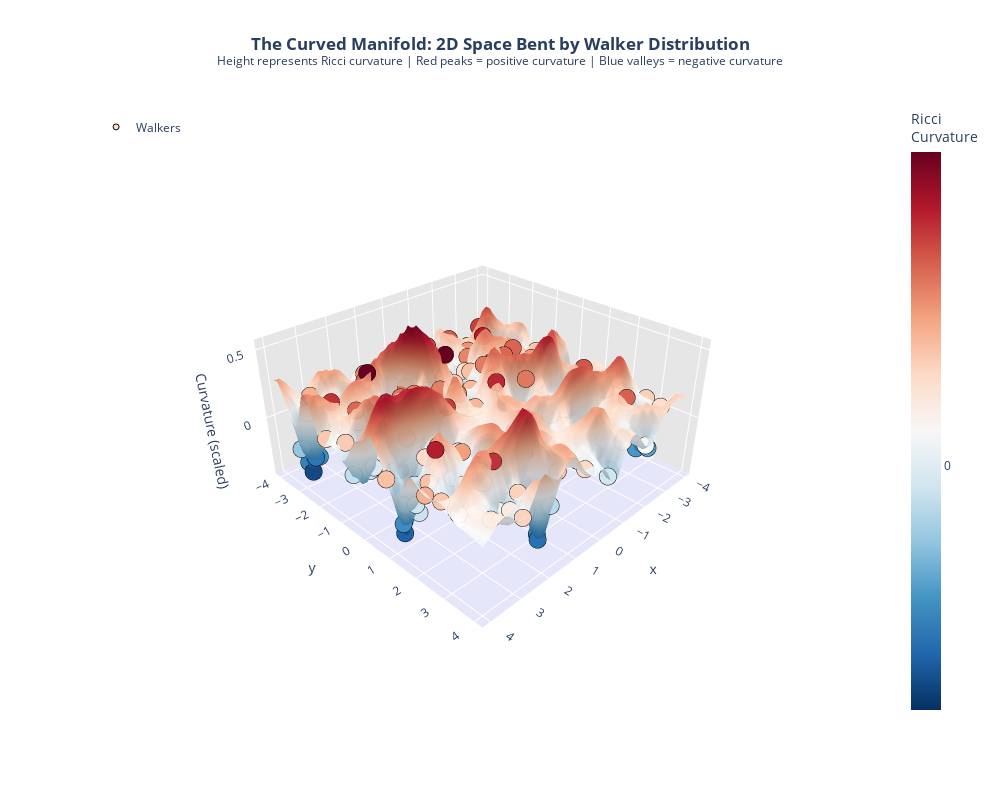

Here is the notebook cell this chart was saved with:
### Code cell
# Create beautiful 3D surface plot
fig = go.Figure()

# Add the curved manifold surface
fig.add_trace(go.Surface(
    x=X,
    y=Y,
    z=Z,
    colorscale='RdBu_r',  # Red = positive curvature (peaks), Blue = negative (valleys)
    colorbar=dict(
        title="Ricci<br>Curvature",
        #titleside="right",
        tickmode="linear",
    ),
    opacity=0.9,
    name="Curved Manifold",
    hovertemplate='<b>Position</b><br>' +
                  'x: %{x:.2f}<br>' +
                  'y: %{y:.2f}<br>' +
                  '<b>Curvature</b>: %{z:.4f}<extra></extra>',
))

# Project walkers onto the curved surface
# For each walker, find the height at their position by interpolating the curvature
walker_heights = []
for i in range(len(x_np)):
    # Find nearest grid point
    x_idx = np.argmin(np.abs(x_grid_np - x_np[i, 0]))
    y_idx = np.argmin(np.abs(y_grid_np - x_np[i, 1]))
    walker_heights.append(Z[y_idx, x_idx])

walker_heights = np.array(walker_heights)

# Add walkers as 3D scatter points on the surface
fig.add_trace(go.Scatter3d(
    x=x_np[:, 0],
    y=x_np[:, 1],
    z=walker_heights,
    mode='markers',
    marker=dict(
        size=6,
        color=R_np,  # Color by their actual curvature
        colorscale='RdBu_r',
        line=dict(width=1, color='black'),
        showscale=False,
    ),
    name="Walkers",
    hovertemplate='<b>Walker</b><br>' +
                  'x: %{x:.2f}<br>' +
                  'y: %{y:.2f}<br>' +
                  'Curvature: %{marker.color:.4f}<extra></extra>',
    text=[f"R={R_np[i]:.4f}" for i in range(len(R_np))],
))

# Beautiful camera angle and lighting
camera = dict(
    eye=dict(x=1.5, y=1.5, z=1.2),
    center=dict(x=0, y=0, z=0),
    up=dict(x=0, y=0, z=1)
)

fig.update_layout(
    title=dict(
        text="<b>The Curved Manifold: 2D Space Bent by Walker Distribution</b><br>" +
             "<sup>Height represents Ricci curvature | Red peaks = positive curvature | Blue valleys = negative curvature</sup>",
        x=0.5,
        xanchor='center'
    ),
    scene=dict(
        xaxis=dict(title="x", backgroundcolor="rgb(230, 230,230)", gridcolor="white"),
        yaxis=dict(title="y", backgroundcolor="rgb(230, 230,230)", gridcolor="white"),
        zaxis=dict(title="Curvature (scaled)", backgroundcolor="rgb(230, 230,250)", gridcolor="white"),
        camera=camera,
        aspectmode='manual',
        aspectratio=dict(x=1, y=1, z=0.5),  # Flatten z a bit for better viewing
    ),
    width=1000,
    height=800,
    showlegend=True,
    legend=dict(x=0.02, y=0.98),
)

fig.show()

print("✓ 3D manifold visualization complete!")
print("\\n💡 Interpretation:")
print("  • Peaks (red): High positive curvature → space curves upward (high density)")
print("  • Valleys (blue): Negative curvature → space curves downward (saddle points)")
print("  • Flat regions: Near-zero curvature → locally Euclidean space")

### Figure 1 — Plotly figure (JSON) as saved in the notebook; plotly's stock layout.template omitted (floating-point values rounded to 4 significant figures; data arrays with more than 128 entries replaced by an {"elided": "..."} marker saying what was removed)
{"data": [{"colorbar": {"tickmode": "linear", "title": {"text": "Ricci<br>Curvature"}}, "colorscale": [[0, "rgb(5,48,97)"], [0.1, "rgb(33,102,172)"], [0.2, "rgb(67,147,195)"], [0.3, "rgb(146,197,222)"], [0.4, "rgb(209,229,240)"], [0.5, "rgb(247,247,247)"], [0.6, "rgb(253,219,199)"], [0.7, "rgb(244,165,130)"], [0.8, "rgb(214,96,77)"], [0.9, "rgb(178,24,43)"], [1, "rgb(103,0,31)"]], "hovertemplate": "<b>Position</b><br>x: %{x:.2f}<br>y: %{y:.2f}<br><b>Curvature</b>: %{z:.4f}<extra></extra>", "name": "Curved Manifold", "opacity": 0.9, "type": "surface", "x": {"elided": "50x50 float values"}, "y": {"elided": "50x50 float values"}, "z": {"elided": "50x50 float values"}}, {"hovertemplate": "<b>Walker</b><br>x: %{x:.2f}<br>y: %{y:.2f}<br>Curvature: %{marker.color:.4f}<extra></extra>", "marker": {"color": {"elided": "200 float values"}, "colorscale": [[0, "rgb(5,48,97)"], [0.1, "rgb(33,102,172)"], [0.2, "rgb(67,147,195)"], [0.3, "rgb(146,197,222)"], [0.4, "rgb(209,229,240)"], [0.5, "rgb(247,247,247)"], [0.6, "rgb(253,219,199)"], [0.7, "rgb(244,165,130)"], [0.8, "rgb(214,96,77)"], [0.9, "rgb(178,24,43)"], [1, "rgb(103,0,31)"]], "line": {"color": "black", "width": 1}, "showscale": false, "size": 6}, "mode": "markers", "name": "Walkers", "text": {"elided": "200 str values"}, "type": "scatter3d", "x": {"elided": "200 float values"}, "y": {"elided": "200 float values"}, "z": {"elided": "200 float values"}}], "layout": {"height": 800, "legend": {"x": 0.02, "y": 0.98}, "scene": {"aspectmode": "manual", "aspectratio": {"x": 1, "y": 1, "z": 0.5}, "camera": {"center": {"x": 0, "y": 0, "z": 0}, "eye": {"x": 1.5, "y": 1.5, "z": 1.2}, "up": {"x": 0, "y": 0, "z": 1}}, "xaxis": {"backgroundcolor": "rgb(230, 230,230)", "gridcolor": "white", "title": {"text": "x"}}, "yaxis": {"backgroundcolor": "rgb(230, 230,230)", "gridcolor": "white", "title": {"text": "y"}}, "zaxis": {"backgroundcolor": "rgb(230, 230,250)", "gridcolor": "white", "title": {"text": "Curvature (scaled)"}}}, "showlegend": true, "title": {"text": "<b>The Curved Manifold: 2D Space Bent by Walker Distribution</b><br><sup>Height represents Ricci curvature | Red peaks = positive curvature | Blue valleys = negative curvature</sup>", "x": 0.5, "xanchor": "center"}, "width": 1000}}
